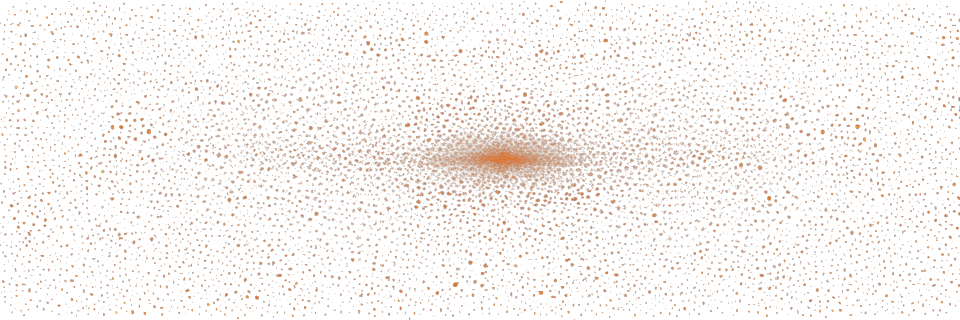
#> input picture art/layers/brakeman/fg.png, 960 x 320 px, given in place of cand_102.png, which was not available
$ python assemble_screens.py
#> lines starting #> are read from the running program, lines starting #| are printed output that depends on the picture
"""Copy the picked candidate for each screen to art/layers/screens/<name>/bg.png (1536x864).

  python assemble_screens.py

PICKS maps screen name -> seed of the chosen candidate (art/work/screens/<name>/cand_<seed>.png).
"""
import os

from PIL import Image

ROOT = os.path.join(os.path.dirname(os.path.abspath(__file__)), "..")
PICKS = {
    "battle_boss": 102, "battle_deserter": 102, "battle_medium": 102, "battle_neutral": 102,
    "battle_pickpocket": 102, "end_defeat": 101, "end_escape": 113, "pause": 102, "rest": 102,
    "story_boarding": 102, "story_conductor": 102, "story_generic": 101, "story_last_light": 113,
    "story_platform": 101, "vendor": 102, "menu": 201, "select": 304,
}

for name, seed in PICKS.items():
    src = os.path.join(ROOT, "work", "screens", name, "cand_%d.png" % seed)
    out = os.path.join(ROOT, "layers", "screens", name)
    os.makedirs(out, exist_ok=True)
    Image.open(src).convert("RGB").save(os.path.join(out, "bg.png"), optimize=True)
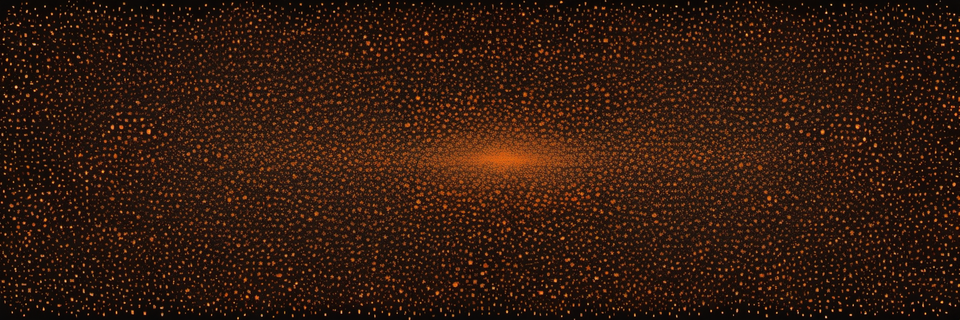
#> saved as bg.png: PIL image 960x320 RGB; mean R, G, B 51.4, 26.8, 14.8
#> pass 2 of the loop `for name, seed in PICKS.items():`:
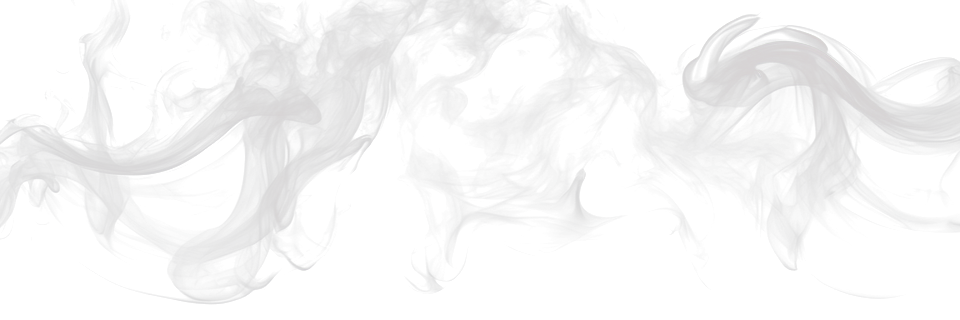
#> input picture art/layers/brakeman/mid.png, 960 x 320 px, given in place of cand_102.png, which was not available
#> `Image.open(src).convert("RGB").save(os.path.join(out, "bg.png"), optim..`:
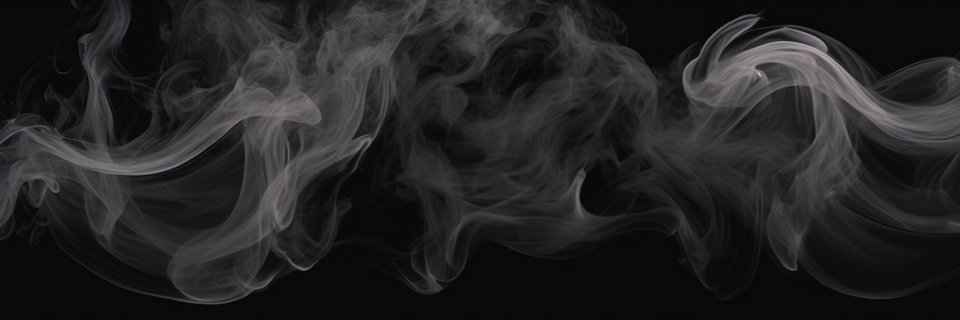
#> saved as bg.png: PIL image 960x320 RGB; mean R, G, B 34.5, 34.9, 36.6
#> (the run stopped early here; a loop or call above may not have finished)
